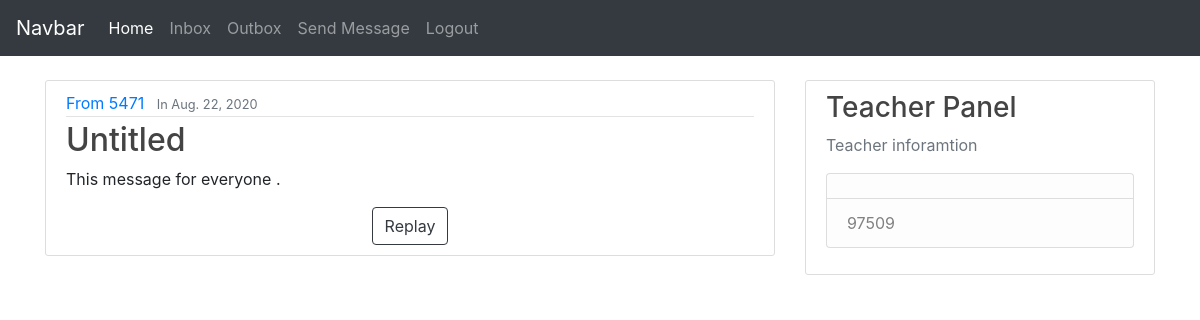
/StudentPannel/Inbox (signed in), run on the app's committed database.
### user/models.py (models this page shows, shortened)
class Messages(models.Model):
    Msg_title = models.CharField(max_length=100,default='Untitled')
    Msg_content = models.TextField(null=False)
    Msg_sender = models.CharField(max_length=100,null=False)
    Msg_reciver = models.CharField(max_length=100,null=False)
    Msg_Date = models.DateField(default=datetime.now)

### students/views.py (the view)
# urls.py: path('StudentPannel/Inbox',student_view.Outbox1,name = "inbox"),
@login_required
def Outbox1(request):
    user = User.objects.filter(username=request.user).first()
    student = Student.objects.filter(StudentID=user.username).first()
    teacher = Teacher.objects.filter(TeacherID=student.ResposveTeacher).first()
    msgs = Messages.objects.filter(Msg_reciver=student.StudentID).all()
    context = {
        'teacher' : teacher,
        'Msgs' : msgs
    }
    return render(request,'InboxStudent.html',context=context)

### templates/InboxStudent.html
{% extends 'layout.html' %}
{% block content %}
    {% for msg in Msgs%}
        <article class="media content-section">
            <div class="media-body">
            <div class="article-metadata">
                <a class="mr-2" href="#">From {{ msg.Msg_sender }}</a>
                <small class="text-muted">In {{msg.Msg_Date}}</small>
            </div>
            <h2><a class="article-title" href="">{{ msg.Msg_title }}</a></h2>
            <p class="article-content">{{ msg.Msg_content }}</p>
            <center><a href="{% url 'reply' msg.id teacher.TeacherID %}" class = "btn btn-outline-dark">Replay</a></center>
            </div>
        </article>
    {% endfor %}
{% endblock content %}

### templates/layout.html (shortened to what this page needs)
{% load static %}
<!doctype html>
<html lang="en">
  <head>
    <link rel="stylesheet" href="{%static 'main.css'%}">
    <link rel="stylesheet" href="https://stackpath.bootstrapcdn.com/bootstrap/4.5.2/css/bootstrap.min.css"
>
  </head>
  <body>
    <nav class="navbar navbar-expand-lg navbar-dark bg-dark">
      <a class="navbar-brand" href="#">Navbar</a>
      <div class="collapse navbar-collapse" id="navbarNav">
        <ul class="navbar-nav">
          <li class="nav-item active">
            <a class="nav-link" href="{% url 'StudentPannel' %}">Home <span class="sr-only">(current)</span></a>
          </li>
          <li class="nav-item">
            <a class="nav-link" href="{% url 'inbox' %}">Inbox</a>
          </li>
          <li class="nav-item">
            <a class="nav-link" href="{% url 'outbox' %}">Outbox</a>
          </li>
          <li class="nav-item">
            <a class="nav-link" href="{% url 'SendMessage' %}">Send Message</a>
          </li>
          <li class="nav-item">
            <a class="nav-link" href="{% url 'Logout' %}">Logout</a>
          </li>
        </ul>
      </div>
    </nav>
    <br>
    <main role="main" class="container">
      <div class="row">
        <div class="col-md-8">
          {% block content %}{% endblock content %}
        </div>
        <div class="col-md-4">
          <div class="content-section">
            <h3>Teacher Panel</h3>
            <p class='text-muted'>Teacher inforamtion
            <ul class="list-group">
              <li class="list-group-item list-group-item-light">{{user.first_name}}</li>
              <li class="list-group-item list-group-item-light">{{user.username}}</li>
            </ul>
            </p>
          </div>
        </div>
      </div>
  </body>
</html>

### static/main.css (style rules this page uses)
body { background: #fafafa; color: #333333; margin-top: 5rem; }
h1, h2, h3, h4, h5, h6 { color: #444444; }
ul { margin: 0; }
.content-section { background: #ffffff; padding: 10px 20px; border: 1px solid #dddddd; border-radius: 3px; margin-bottom: 20px; }
.article-title { color: #444444; }
.article-content { white-space: pre-line; }
.article-metadata { padding-bottom: 1px; margin-bottom: 4px; border-bottom: 1px solid #e3e3e3 }

### data on the page
Messages: Msg_sender "5471", Msg_Date "Aug. 22, 2020", Msg_title "Untitled", Msg_content "This message for everyone ."

### other printed values
{{ user.username }} "97509"
